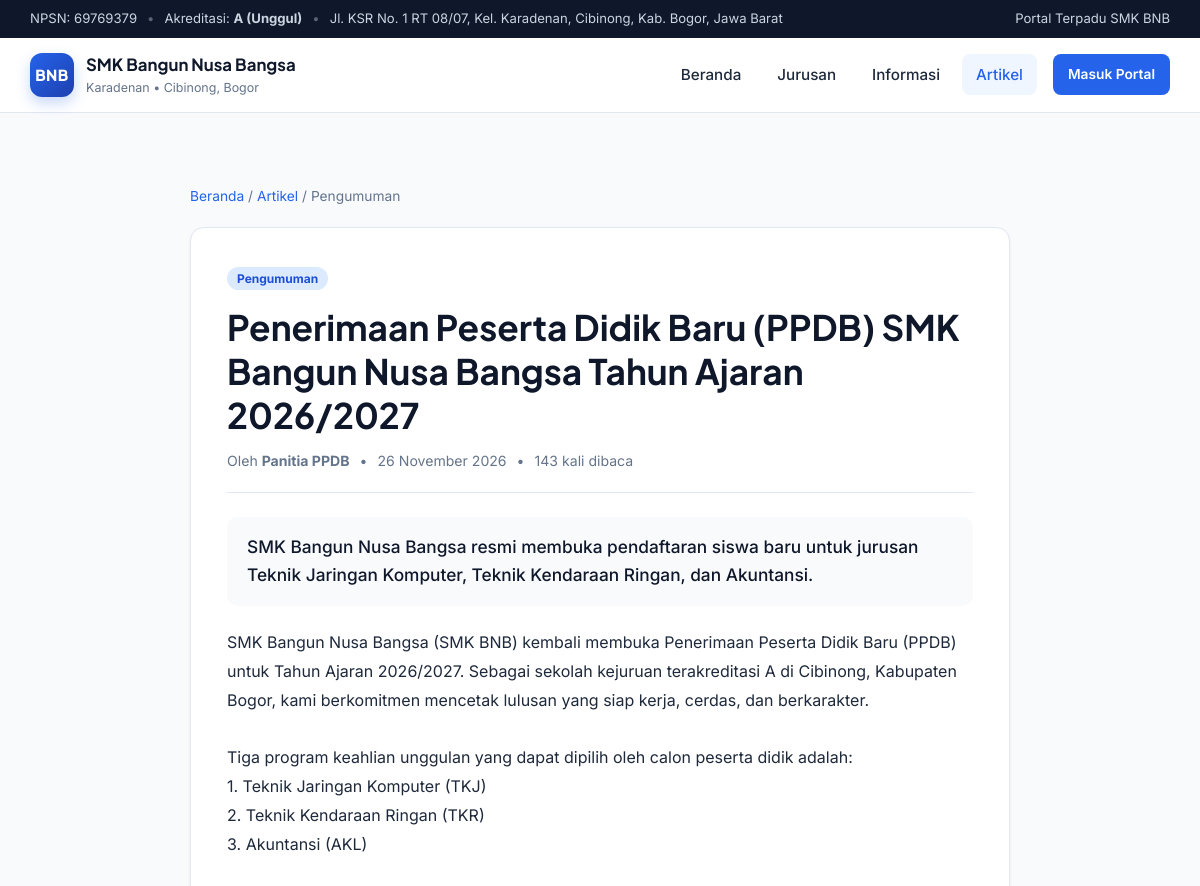
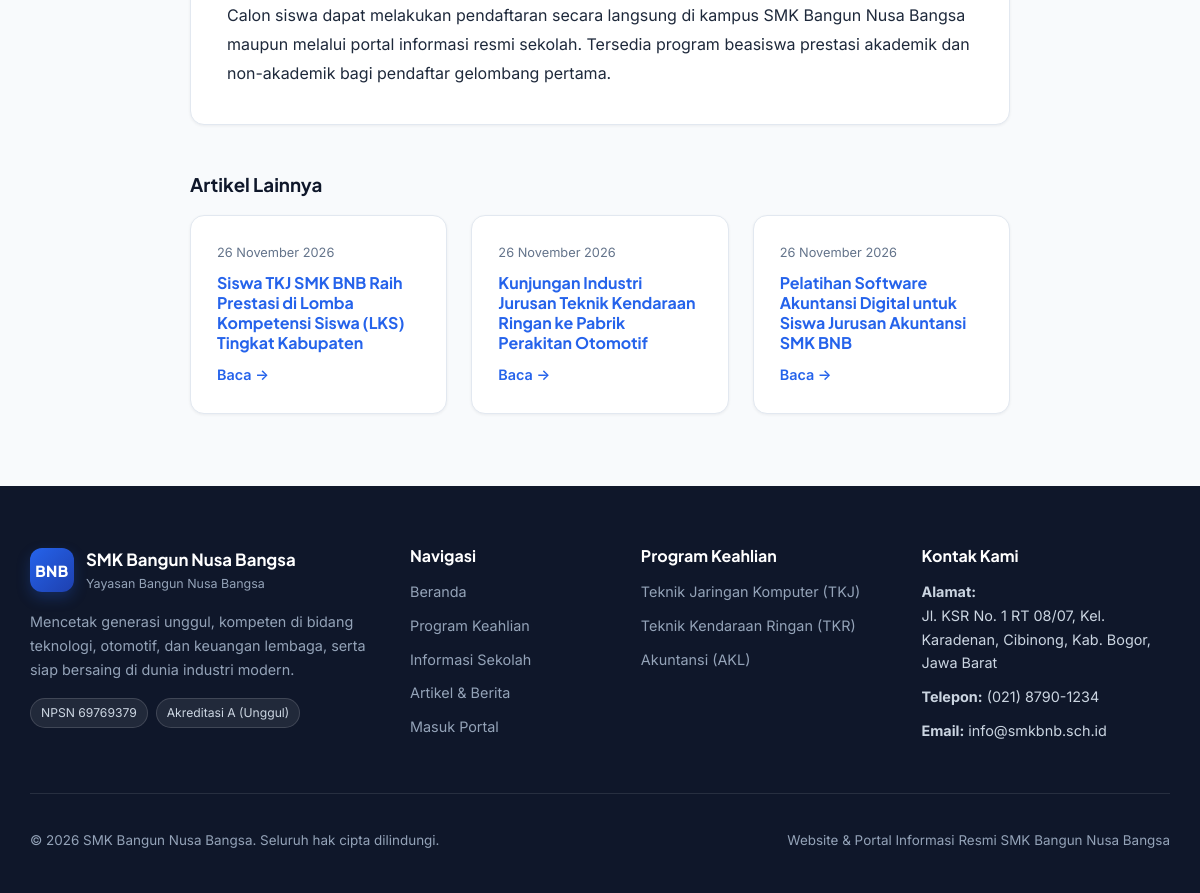
/artikel-detail.php?slug=ppdb-smk-bangun-nusa-bangsa-2026-2027, run on the app's committed database (2 pictures, top to bottom).
### tables this page shows
CREATE TABLE IF NOT EXISTS `artikel` (
    `id` INT AUTO_INCREMENT PRIMARY KEY,
    `judul` VARCHAR(255) NOT NULL,
    `slug` VARCHAR(255) NOT NULL UNIQUE,
    `kategori` VARCHAR(60) NOT NULL DEFAULT 'Berita Sekolah',
    `ringkasan` TEXT NOT NULL,
    `konten` LONGTEXT NOT NULL,
    `gambar` VARCHAR(255) DEFAULT NULL,
    `penulis` VARCHAR(100) NOT NULL DEFAULT 'Admin SMK BNB',
    `status` ENUM('published', 'draft') DEFAULT 'published',
    `views` INT DEFAULT 0,
    `created_at` TIMESTAMP DEFAULT CURRENT_TIMESTAMP,
    `updated_at` TIMESTAMP DEFAULT CURRENT_TIMESTAMP ON UPDATE CURRENT_TIMESTAMP
);

### includes/functions.php (called while the page is built, shortened)
<?php
function e(?string $str): string
{
    return htmlspecialchars($str ?? '', ENT_QUOTES, 'UTF-8');
}
function formatTanggal(string $date): string
{
    $bulan = [
        1 => 'Januari', 'Februari', 'Maret', 'April', 'Mei', 'Juni',
        'Juli', 'Agustus', 'September', 'Oktober', 'November', 'Desember'
    ];
    $ts = strtotime($date);
    $tgl = date('d', $ts);
    $bln = $bulan[(int) date('n', $ts)] ?? '';
    $thn = date('Y', $ts);
    return "$tgl $bln $thn";
}

### artikel-detail.php (the view, shortened to what this page needs)
<?php
require_once __DIR__ . '/includes/functions.php';
$pdo = getDB();
$slug = trim($_GET['slug'] ?? '');
$stmt = $pdo->prepare("SELECT * FROM artikel WHERE slug = ? AND status = 'published'");
$stmt->execute([$slug]);
$artikel = $stmt->fetch();
$pdo->prepare("UPDATE artikel SET views = views + 1 WHERE id = ?")->execute([$artikel['id']]);
$stmtRelated = $pdo->prepare("SELECT * FROM artikel WHERE status = 'published' AND id != ? ORDER BY created_at DESC LIMIT 3");
$stmtRelated->execute([$artikel['id']]);
$related = $stmtRelated->fetchAll();
require_once __DIR__ . '/includes/header.php';
?>
<section class="section">
    <div class="container article-detail-container">
        <div class="breadcrumb">
            <a href="index.php">Beranda</a> /
            <a href="artikel.php">Artikel</a> /
            <span><?= e($artikel['kategori']) ?></span>
        </div>
        <article class="article-detail-card">
            <span class="info-category badge-pengumuman"><?= e($artikel['kategori']) ?></span>
            <h1><?= e($artikel['judul']) ?></h1>
            <div class="article-detail-meta">
                <span>Oleh <strong><?= e($artikel['penulis']) ?></strong></span>
                <span>•</span>
                <span><?= formatTanggal($artikel['created_at']) ?></span>
                <span>•</span>
                <span><?= (int) $artikel['views'] + 1 ?> kali dibaca</span>
            </div>
            <div class="article-lead">
                <?= e($artikel['ringkasan']) ?>
            </div>
            <div class="article-content">
                <?= nl2br(e($artikel['konten'])) ?>
            </div>
        </article>
        <?php if (!empty($related)): ?>
            <div class="related-section">
                <h3>Artikel Lainnya</h3>
                <div class="grid-3">
                    <?php foreach ($related as $rel): ?>
                        <div class="card">
                            <span class="article-meta"><?= formatTanggal($rel['created_at']) ?></span>
                            <h4 style="margin:8px 0;">
                                <a href="artikel-detail.php?slug=<?= urlencode($rel['slug']) ?>"><?= e($rel['judul']) ?></a>
                            </h4>
                            <a href="artikel-detail.php?slug=<?= urlencode($rel['slug']) ?>" class="card-link">Baca &rarr;</a>
                        </div>
                    <?php endforeach; ?>
                </div>
            </div>
        <?php endif; ?>
    </div>
</section>
<?php require_once __DIR__ . '/includes/footer.php'; ?>

### assets/css/style.css (style rules this page uses)
:root { --primary: #2563eb; --primary-dark: #1d4ed8; --primary-light: #eff6ff; --secondary: #0f172a; --accent: #059669; --danger: #dc2626; --warning: #d97706; --bg: #f8fafc; --surface: #ffffff; --text: #1e293b; --text-muted: #64748b; --border: #e2e8f0; --radius: 14px; --radius-sm: 8px; --shadow-sm: 0 1px 3px rgba(15, 23, 42, 0.06); --shadow-md: 0 10px 25px -5px rgba(15, 23, 42, 0.08), 0 4px 10px -6px rgba(15, 23, 42, 0.04); --shadow-lg: 0 20px 40px -12px rgba(15, 23, 42, 0.14); --font-sans: 'Inter', -apple-system, BlinkMacSystemFont, 'Segoe UI', Roboto, sans-serif; --font-heading: 'Plus Jakarta Sans', 'Inter', sans-serif; }
*, *::before, *::after { box-sizing: border-box; }
html { scroll-behavior: smooth; }
body { margin: 0; font-family: var(--font-sans); color: var(--text); background-color: var(--bg); line-height: 1.65; -webkit-font-smoothing: antialiased; }
h1, h2, h3, h4 { font-family: var(--font-heading); color: var(--secondary); line-height: 1.25; margin-top: 0; }
a { color: var(--primary); text-decoration: none; transition: color 0.2s ease; }
.container { width: 100%; max-width: 1180px; margin: 0 auto; padding: 0 20px; }
.section { padding: 72px 0; }
.grid-3 { display: grid; grid-template-columns: repeat(3, 1fr); gap: 24px; }
.card { background: var(--surface); border: 1px solid var(--border); border-radius: var(--radius); padding: 26px; box-shadow: var(--shadow-sm); transition: transform 0.25s ease, box-shadow 0.25s ease; }
.card-link { display: inline-flex; align-items: center; gap: 6px; font-weight: 600; font-size: 0.9rem; }
.info-category { font-size: 0.75rem; font-weight: 700; padding: 4px 10px; border-radius: 999px; }
.badge-pengumuman { background: #dbeafe; color: #1d4ed8; }
.article-meta { display: flex; gap: 8px; font-size: 0.8rem; color: var(--text-muted); margin-bottom: 10px; }
.article-detail-container { max-width: 860px; }
.breadcrumb { font-size: 0.86rem; color: var(--text-muted); margin-bottom: 20px; }
.article-detail-card { background: #fff; border: 1px solid var(--border); border-radius: var(--radius); padding: 36px; box-shadow: var(--shadow-sm); }
.article-detail-card h1 { font-size: clamp(1.6rem, 3vw, 2.2rem); margin: 14px 0 12px; }
.article-detail-meta { display: flex; flex-wrap: wrap; gap: 10px; color: var(--text-muted); font-size: 0.88rem; padding-bottom: 20px; border-bottom: 1px solid var(--border); margin-bottom: 24px; }
.article-lead { font-size: 1.08rem; font-weight: 500; color: var(--secondary); background: var(--bg); padding: 16px 20px; border-radius: 10px; margin-bottom: 22px; }
.article-content { font-size: 1rem; line-height: 1.8; color: var(--text); }
.related-section { margin-top: 48px; }

### data on the page
artikel: kategori "Pengumuman", judul "Penerimaan Peserta Didik Baru (PPDB) SMK Bangun Nusa Bangsa Tahun Ajaran 2026/2027", penulis "Panitia PPDB", created_at "26 November 2026", (int) $artikel['views'] + 1 "143", ringkasan "SMK Bangun Nusa Bangsa resmi membuka pendaftaran siswa baru untuk jurusan Teknik Jaringan Komputer, Teknik Kendaraan Ringan, dan Akuntansi.", konten "SMK Bangun Nusa Bangsa (SMK BNB) kembali membuka Penerimaan Peserta Didik Baru (PPDB) untuk Tahun Ajaran 2026/2027. Sebagai sekolah kejuruan terakreditasi A di Cibinong, Kabupaten Bogor, kami berkomitmen mencetak lulusan yang siap kerja, cerdas, dan berkarakter. Tiga program keahlian unggulan yang dapat dipilih oleh calon peserta didik adalah: 1. Teknik Jaringan Komputer (TKJ) 2. Teknik Kendaraan Ringan (TKR) 3. Akuntansi (AKL) Calon siswa dapat melakukan pendaftaran secara langsung di kampus SMK Bangun Nusa Bangsa maupun melalui portal informasi resmi sekolah. Tersedia program beasiswa prestasi akademik dan non-akademik bagi pendaftar gelombang pertama."
artikel: created_at "26 November 2026", judul "Siswa TKJ SMK BNB Raih Prestasi di Lomba Kompetensi Siswa (LKS) Tingkat Kabupaten"
artikel: created_at "26 November 2026", judul "Kunjungan Industri Jurusan Teknik Kendaraan Ringan ke Pabrik Perakitan Otomotif"
artikel: created_at "26 November 2026", judul "Pelatihan Software Akuntansi Digital untuk Siswa Jurusan Akuntansi SMK BNB"

### other printed values
SITE_NPSN "69769379"
SITE_ACCREDITATION "A (Unggul)"
SITE_ADDRESS "Jl. KSR No. 1 RT 08/07, Kel. Karadenan, Cibinong, Kab. Bogor, Jawa Barat"
SITE_SHORT "SMK BNB"
SITE_NAME "SMK Bangun Nusa Bangsa"
SITE_PHONE "(021) 8790-1234"
SITE_EMAIL "info@smkbnb.sch.id"
